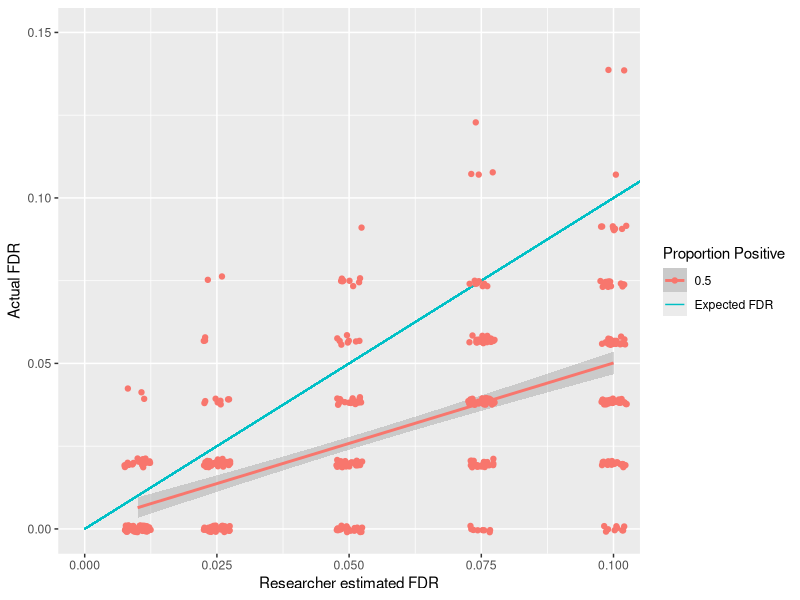

This chart was generated by the following R code:
## ---- chunk 1
library(kableExtra)
bh_df <- data.frame(
  p     = c(.001,.01,.025,.041,.045,.06,.08,.1,.12,.3),
  rank  = 1:10,
  tests = 10,
  fdr   = .1
)
bh_df$alpha = (bh_df$rank/bh_df$tests) * bh_df$fdr
bh_df$sig   = bh_df$alpha > bh_df$p

bh_df %>% 
  kable(booktabs = T) %>%
  kable_styling() %>%
  row_spec(which(bh_df$alpha > bh_df$p), bold = T, color = "white", background = "blue")
## ---- chunk 2
options(scipen = 999)
library(tidyverse)

# calculate how many participants are needed
this_effect_size = 1
sim_pwr   = pwr::pwr.t.test(
  d = this_effect_size, 
  sig.level = .05, 
  power = .95
)
this_pp   = round(sim_pwr$n)
q_values = c(.01,.025,.05,.075,.1)
n_tests  = 100

# preparing data frame for all the simulations
fdr_sim_df <- data.frame(
  q = c(
    rep(q_values, each = n_tests)
  ),
  positive_prop = .5,
  pop_pos = NA,
  pop_neg = NA,
  samp_pos = NA,
  samp_neg = NA,
  fdr = NA
)

tests_per_sim = 100
  
for(i in 1:length(fdr_sim_df$q)){
  # prepare a data frame to compare positive and negatives within a sample compared to the population
  this_subset = data.frame(
    population = rep("",tests_per_sim),
    sample     = "",
    true_false = FALSE,
    p.value    = NA
  )
  
  this_pos_prop = fdr_sim_df$positive_prop[i]
  for(k in 1:tests_per_sim){
    # if the population is positive
    if(k/tests_per_sim <= this_pos_prop){
      this_subset$population[k] = "positive"
      this_t_test <- t.test(
        rnorm(
          this_pp, 
          mean = this_effect_size, 
          sd = 1
        ),
        mu = 0
      )
      this_subset$p.value[k] <- this_t_test$p.value
    }
    
    #if the population is negative
    if(k/tests_per_sim > this_pos_prop){
      this_subset$population[k] = "negative"
      this_subset$p.value[k] = runif(1,min = 0,max = 1)
    }
  }
  # sort the subset into appropriate ranks
  this_subset %>% 
    arrange(p.value) -> sorted_subset
  sorted_subset$rank = rank(sorted_subset$p.value)

  sorted_subset$alpha = (sorted_subset$rank/tests_per_sim) * fdr_sim_df$q[i]
  sorted_subset$sig   = sorted_subset$p.value < sorted_subset$alpha
  max_sig = max(sorted_subset$rank[sorted_subset$sig])
  sorted_subset$sample = "negative"
  sorted_subset$hb_sample = "negative"
  
  fdr_sim_df$bh_max_alpha[i] = sorted_subset$alpha[max_sig]
  
  if(max_sig >= 0){
    sorted_subset$sample[1:max_sig] = "positive"
    # false positives / (false positives + true positives)
    fdr_sim_df$fdr[i] = sum(sorted_subset$population == "negative" & sorted_subset$sample == "positive")/
      (
        sum(sorted_subset$population == "positive" & sorted_subset$sample == "positive") +
          sum(sorted_subset$population == "negative" & sorted_subset$sample == "positive")
      )
  } else {
    fdr_sim_df$fdr[i] = NA
    fdr_sim_df$fwer[i] = NA
  }
  
  ## Quality check
  fdr_sim_df$pop_pos[i] = sum(sorted_subset$population == "positive")
  fdr_sim_df$pop_neg[i] = sum(sorted_subset$population == "negative")
  fdr_sim_df$samp_pos[i] = sum(sorted_subset$sample == "positive")
  fdr_sim_df$samp_neg[i] = sum(sorted_subset$sample == "negative")
  
  fdr_sim_df$false_pos[i] = sum(sorted_subset$sample == "positive" &
                                  sorted_subset$population == "negative")
  fdr_sim_df$false_neg[i] = sum(sorted_subset$sample == "negative" &
                                  sorted_subset$population == "positive")
  fdr_sim_df$true_pos[i] = sum(sorted_subset$sample == "positive" & 
                                 sorted_subset$population == "positive")
  fdr_sim_df$true_neg[i] = sum(sorted_subset$sample == "negative" & 
                                 sorted_subset$population == "negative")
}
## ---- chunk 3
#| label: fig-fdrbh.
#| fig-cap: A simulation of FDR when using Benjamini-Hochberg procedure. The "Researcher estimated FDR" is the q-value that the researcher chooses.
# Maximise the code above to generate the required data
ggplot(fdr_sim_df, aes(x = q, y = fdr,color=as.factor(positive_prop))) + 
  geom_smooth(method = "lm", formula = "y ~ x") +
  xlab("Researcher estimated FDR") +
  ylab("Actual FDR") + 
  geom_segment(aes(x = 0, y = 0, xend = 1, yend = 1, color="Expected FDR")) +
  geom_jitter(width = .0025, height = 0.001) +
  coord_cartesian(
    xlim = (c(0,.1)),
    ylim = (c(0,.15))
  ) +
  labs(color="Proportion Positive")
